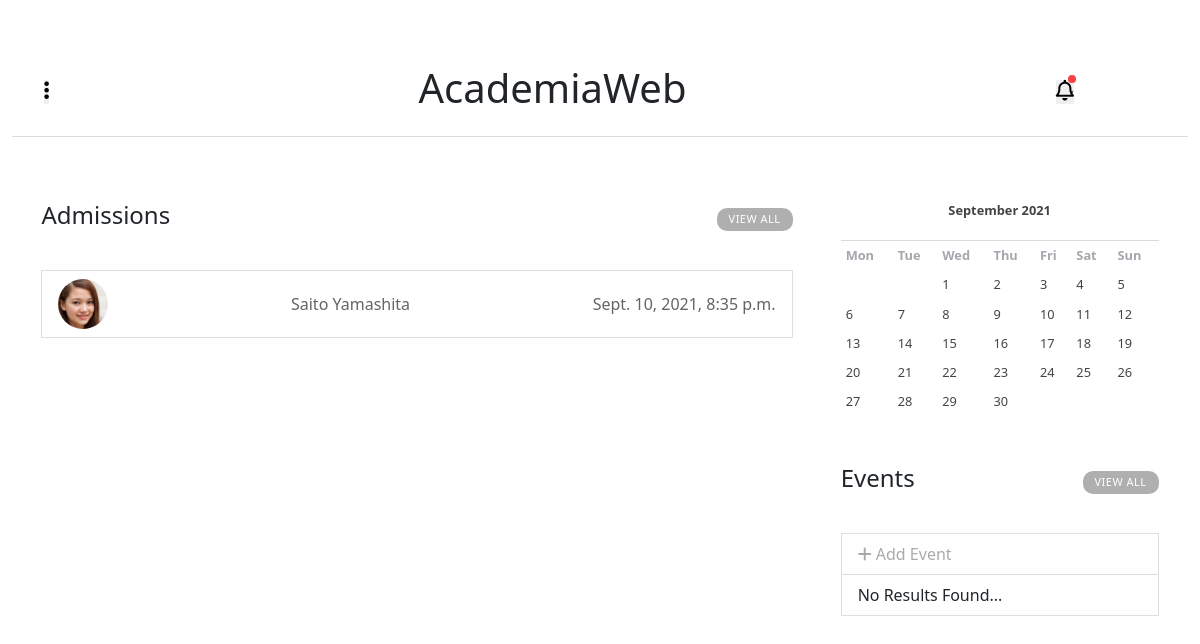
The page /academiaweb/home/ (signed in) on the database its author committed.
### main_app/models.py (models this page shows)
class Applications(models.Model):
    id              = models.AutoField(primary_key=True)
    email           = models.EmailField()
    document        = models.CharField(max_length=8)
    nationality     = CountryField()
    first_name      = models.CharField(max_length=200)
    last_name       = models.CharField(max_length=200,)
    date_of_birth   = models.DateField()
    gender_choice   = (('male','male'),('feminine','feminine'),('undefined','undefined'))
    gender          = models.CharField(max_length=10, default='male', choices=gender_choice)
    phone           = PhoneNumberField()
    year            = models.ForeignKey(SchoolYears,on_delete=models.DO_NOTHING)
    sent_date       = models.DateTimeField(auto_now_add=True,)
    profile_picture = models.ImageField(upload_to='applications/profile_pictures',blank=True,null=True)
    HS_diploma      = models.FileField(upload_to='applications/high_school_diploma',blank=True,null=True,)
    @property
    def full_name(self):
        return '{} {}'.format(self.first_name,self.last_name)

### main_app/views.py (the view)
# urls.py: path('home/',views.HomeView,name='home')
def HomeView(request):
    data = user_profile(request)
    user = data['user']
    notifications = Notifications.objects.all()
    year     = timezone.now().year
    month    = timezone.now().month
    calendar = HTMLCalendar().formatmonth(theyear=year,themonth=month)
    events   = Events.objects.filter(event_date__month=month).all()
    if request.user.is_admin:
        info = Applications.objects.order_by('-sent_date').all()
    context = {'notifications':notifications,
        'user':user,'calendar':calendar,'info':info,
        'events':events,
    }
    return render(request,'home.html',context)

### main_app/models.py (called while the page is built)
    def __str__(self):
        return self.email

### main_app/utils.py (called while the page is built, shortened)
def user_profile(request):
    if request.user.is_admin or request.user.is_superuser:
        user          = UserAccount.objects.get(email=request.user)
        admins        = Admins.objects.all()
        teachers      = Teachers.objects.all()
        students      = Students.objects.all()
        courses       = Courses.objects.all()
        events        = Events.objects.filter().all()
    return {'user':user,'courses':courses,'admins':admins,'teachers':teachers,'students':students,'events':events}

### main_app/templates/home.html (shortened to what this page needs)
{% extends 'base_home.html' %}
{% load static %}
{% block content %}
<link rel="stylesheet" href="{% static 'css/home.css' %}">
<div class="content">
    <ul class="list-group">
        {% if request.user.is_admin or request.user.superuser %}
        <div class="admin">
            <div class="content-title">
                <h4>Admissions</h4>
                <a href="">View All</a>
            </div>
            {% if info %}{% for f in info %}
            <li class="list-group-item">
                <a href="">
                    <img  class="profile_picture" src="{{f.profile_picture.url}}">
                    <p id="full_name">{{f.full_name}}</p>
                    <p id="email">{{f.sent_date}}</p>
                </a>
            </li>
            {% endfor %}{% else %}
            <li class="list-group-item">
                No Results Found...
            </li>
        {% endif %}
        </div>
        {% endif %}
    </ul>
    <div class="events">
        <div class="calendar">
            {{calendar|safe}}
        </div>
        <div class="content-title">
            <h4>Events</h4>
            <a href="">View All</a>
        </div>
        <li class="list-group-item" id="add">
            <a href=""><i class="fas fa-plus"></i> Add Event</a>
        </li>
        {% if events %}{% for event in events %}
        <li class="list-group-item">
            <a href="">
                <p id="full_name">{{event.title}}</p>
                <p id="email">{{event.event_date}}</p>
            </a>
        </li>
        {% endfor %}{% else %}
        <li class="list-group-item">
            No Results Found...
        </li>{% endif %}
    </div>
</div>
{% endblock %}

### main_app/templates/base_home.html (shortened to what this page needs)
<!DOCTYPE html>
<html lang="en">
<head>
    {% load static %}
    <link href="https://cdn.jsdelivr.net/npm/bootstrap@5.0.1/dist/css/bootstrap.min.css" rel="stylesheet">
    <link rel="stylesheet" href="{% static 'css/base_home.css' %}">
</head>
  <body>
    <div class="main">
            <div class="title-pag">
                <div class="title_and_bar">
                    <button id="icon_menu" onclick="toggleMenu()"><i class="fas fa-ellipsis-v"></i></button>
                    <a href="{% url 'home' %}">
                        <h1>AcademiaWeb</h1>
                    </a>
                </div>
                <div class="user_and_noti">
                    <button id="icon-noti" onclick="toggleNoti()"><i class="far fa-bell"></i></button>
                    <span id="alert">.</span>
                    <img src="{{user.profile_picture.url}}" >
                </div>
            </div>
            <div class="content-extends col">
            {% block content %}
            {% endblock %}
            </div>
    </div>
</body>
</html>

### main_app/static/css/base_home.css (style rules this page uses)
.main { width: 100%; padding-right: var(--bs-gutter-x,.75rem); padding-left: var(--bs-gutter-x,.75rem); margin-right: auto; margin-left: auto; }
button { border: none; padding: 0; margin: 0; }
.title-pag { display: flex; width: 100%; justify-content: space-between; align-items: center; padding: 4rem 2rem 1rem; border-bottom: 1px solid #d9dadc; }
.title-pag .title_and_bar { display: contents; align-items: center; }
.title_and_bar i, .user_and_noti i { font-size: 1.3rem; cursor: pointer; }
.title_and_bar a { text-decoration: none; color: #212529; }
.title-pag .user_and_noti img { display: none; width: 50px; border-radius: 50%; }
.user_and_noti span { padding: 0 2px; background: rgb(247, 67, 67); position: absolute; max-height: 8px; right: 40px; top: 72px; border-radius: 50%; }
@media (min-width:575px) { .title-pag .user_and_noti { display: flex; } }
@media (min-width:575px) { .title-pag .user_and_noti img { display: block; margin: 0 0 0 2rem; } }
@media (min-width:575px) { .user_and_noti span { right: 124px; top: 75px; } }

### main_app/static/css/home.css (style rules this page uses)
.content { padding: 0 2rem; }
.content-title { display: flex; justify-content: space-between; align-items: center; padding: 2rem 0 ; margin: auto; }
.content-title a { text-decoration: none; }
.content-title a { background: rgb(175, 175, 175); color: white; transition: all 0.2s; border-radius: 10px; margin: 0; padding: 3px 12px; font-weight: 400; font-size: 11px; text-transform: uppercase; letter-spacing: 0.5px; }
.list-group { padding: 2rem 0 0 0; }
.list-group-item a { text-decoration: none; display: flex; align-items: center; justify-content: space-between; }
.list-group-item a p { margin: 0; color: rgb(100, 100, 100); }
.list-group-item a img.profile_picture { width: 50px; border-radius: 50%; }
.list-group-item#add a { display: block; color: #aaa; }
.events { padding: 4rem 0; width: 90%; margin: auto; }
table { font-size: .8rem; --bs-table-bg: transparent; --bs-table-accent-bg: transparent; --bs-table-striped-color: #212529; --bs-table-striped-bg: rgba(0, 0, 0, 0.05); --bs-table-active-color: #212529; --bs-table-active-bg: rgba(0, 0, 0, 0.1); --bs-table-hover-color: #212529; --bs-table-hover-bg: rgba(0, 0, 0, 0.075); width: 100%; margin-bottom: 1rem; color: #212529; vertical-align: top; border-color: #dee2e6; }
tbody tr th.month { text-align: center; padding: 0 0 20px 0; border-bottom: 1px solid #d9dadc; }
tbody tr th.mon, th.tue, th.wed, th.thu, th.fri, th.sat, th.sun { color: #AAA4AC; }
tbody tr th, tbody tr td { padding: 5px; color: #444444; }
@media (min-width:800px) { .content { display: flex; justify-content: space-between; width: 95%; margin: auto; padding: 0; } }
@media (min-width:800px) { .list-group { width: 70%; } }
@media (min-width:800px) { .events { margin: 0 0 0 3rem; width: 331px; } }

### rows shown on the page
Applications: profile_picture (picture), full_name "Saito Yamashita", sent_date "Sept. 10, 2021, 8:35 p.m."

### other values the page prints
{{ calendar|safe }} "September 2021 Mon Tue Wed Thu Fri Sat Sun 1 2 3 4 5 6 7 8 9 10 11 12 13 14 15 16 17 18 19 20 21 22 23 24 25 26 27 28 29 30"
